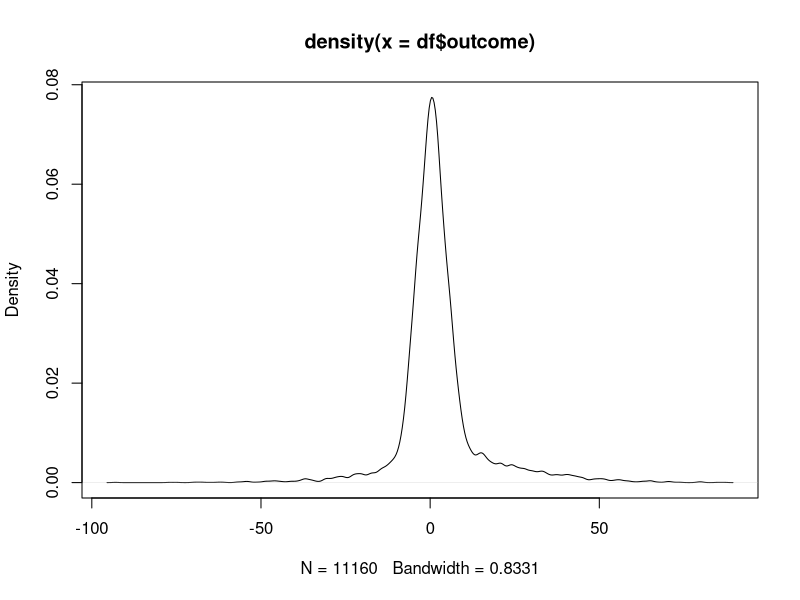

R code for this plot:
library(boot)

#Set the working direcrtory to file location
df = read.csv('output/nba_timeouts_analysis.csv')

#Some plots to evaluate outliers
plot(density(df$outcome))

# Removes ~4% of rows as outliers
df = df[df$outcome > -12,]
df = df[df$outcome < 12,] 

treated_index_start = 0
treated_index_end = nrow(df[df$treatment==1,])
untreated_index_start = as.integer(nrow(df[df$treatment==1,])+1)
untreated_index_end = nrow(df)


#Naive, Difference in Conditional Means
treated = df[df$treatment==1,]
untreated = df[df$treatment==0,]
naive_ACE = mean(treated[['outcome']]) - mean(untreated[['outcome']])
naive_ACE_std = ((var(treated[['outcome']]) + var(untreated[['outcome']]))/nrow(df))**0.5
naive_ACE_CI = naive_ACE + c(-1, 1) * 1.96 * naive_ACE_std

#IP Weighting
treatment_model = glm(treatment ~ scoring_run + coach_exp + time_since_last_break + point_diff, data=df, family="binomial")

ip_weights_treated = 1 /predict(treatment_model, type="response")
ip_weights_treated = ip_weights_treated[treated_index_start:treated_index_end]

ip_weights_untreated = 1/(1-predict(treatment_model, type="response"))
ip_weights_untreated = ip_weights_untreated[untreated_index_start:untreated_index_end]
ip_weights = c(ip_weights_treated, ip_weights_untreated)

ps_outcome_mean = lm(outcome~treatment, data=df, weights=ip_weights)
ip_ACE = coefficients(ps_outcome_mean)['treatment']
ip_std = sqrt(diag(vcov(ps_outcome_mean)))[2]
ip_ACE_CI = ip_ACE + c(-1, 1) * 1.96 * ip_std

#Standardization

outcome_model = lm(outcome~treatment+scoring_run+coach_exp+time_since_last_break+point_diff, data=df)
df_all_treated = df
df_all_treated$treatment = 1
df_none_treated = df
df_none_treated$treatment = 0
df_standardization = rbind(df_all_treated, df_none_treated)
outcomes = predict(outcome_model, newdata=df_standardization)
treated_index_start = 0
treated_index_end = nrow(df_all_treated)
untreated_index_start = as.integer(nrow(df_all_treated) + 1)
untreated_index_end = nrow(df_standardization)
standardization_ACE = (sum(outcomes[treated_index_start:treated_index_end]) / nrow(df_all_treated)) - (sum(outcomes[untreated_index_start:untreated_index_end]) / nrow(df_none_treated))

fc <- function(df,i){
  df_boot <- df[i,]
  outcome_model = lm(outcome~treatment+scoring_run+coach_exp+time_since_last_break+point_diff, data=df_boot)
  df_all_treated = df_boot
  df_all_treated$treatment = 1
  df_none_treated = df_boot
  df_none_treated$treatment = 0
  df_standardization = rbind(df_all_treated, df_none_treated)
  outcomes = predict(outcome_model, newdata=df_standardization)
  treated_index_start = 0
  treated_index_end = nrow(df_all_treated)
  untreated_index_start = as.integer(nrow(df_all_treated) + 1)
  untreated_index_end = nrow(df_standardization)
  standardization_ACE = (sum(outcomes[treated_index_start:treated_index_end]) / nrow(df_all_treated)) - (sum(outcomes[untreated_index_start:untreated_index_end]) / nrow(df_none_treated))
  return(standardization_ACE)
}

boot_standardization_ACE <- boot(df, fc, R=500)
standardization_CI = toString(standardization_ACE + c(-1,1) * 1.96 * sd(boot_standardization_ACE$t))


cat('ACE (Naive):', naive_ACE, ', CI:', naive_ACE_CI,
    '\nACE (via IP Weighting):', ip_ACE, ', CI:', ip_ACE_CI,
    '\nACE (via Standardization):', standardization_ACE, ', CI:', standardization_CI)
